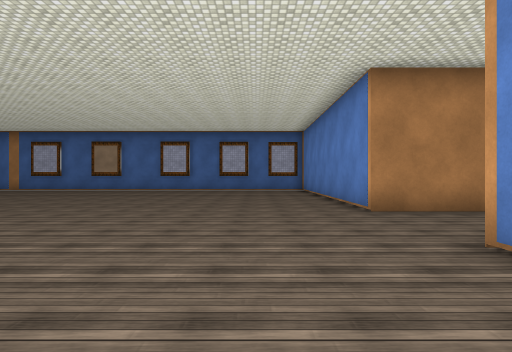
view 1 (above)

17 first-person views from a walk through a 3-D level made in the Unity game engine. The camera is 1.4 m above the floor, looks level and sees 80° across. The floor is counted in squares, 2 m on a side. Each view is taken from the middle of a square. On the plan, view 1 faces up. The plan holds only what a view shows up to about 10 squares ahead; the rest is blank. The player character is not drawn. Some surface patterns are stand-ins.

view 2
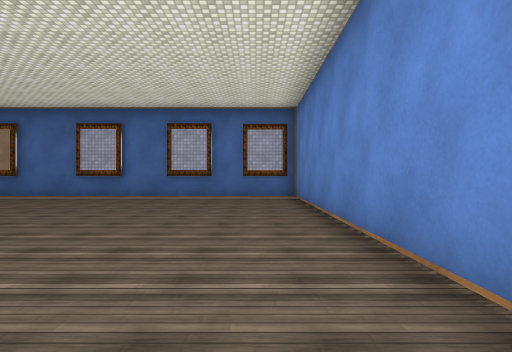

view 3
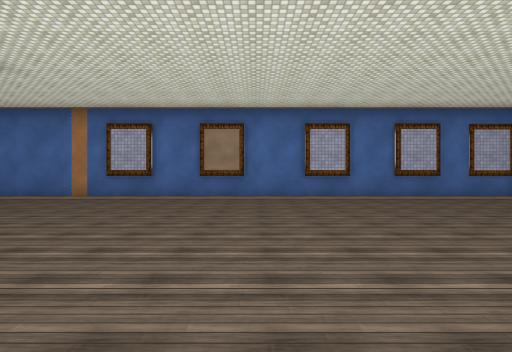

view 4
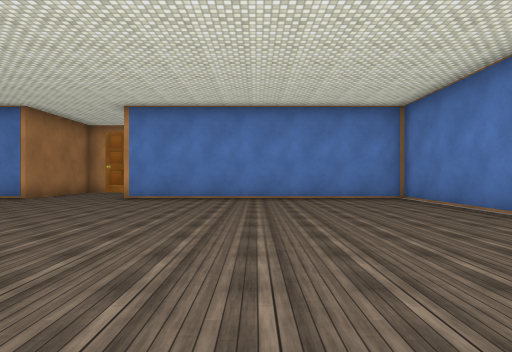

view 5
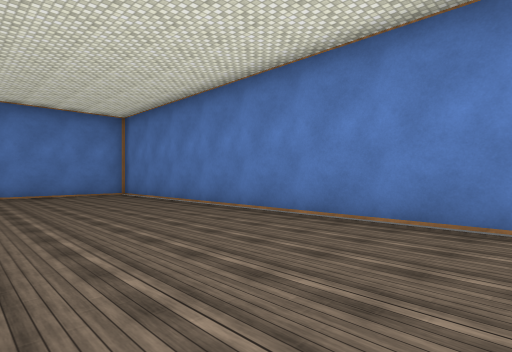

view 6
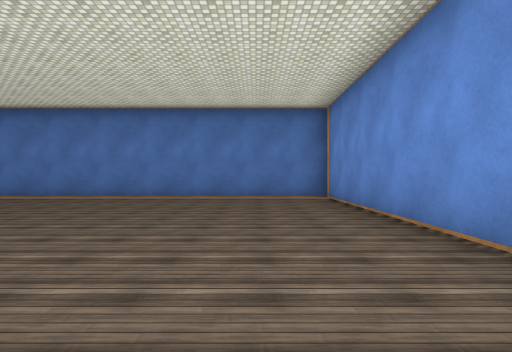

view 7
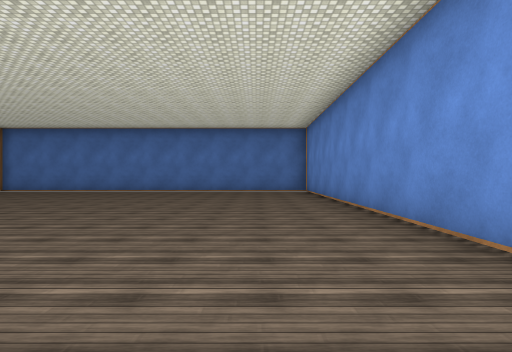

view 8
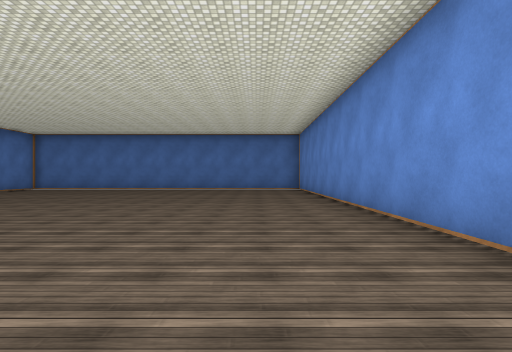

view 9
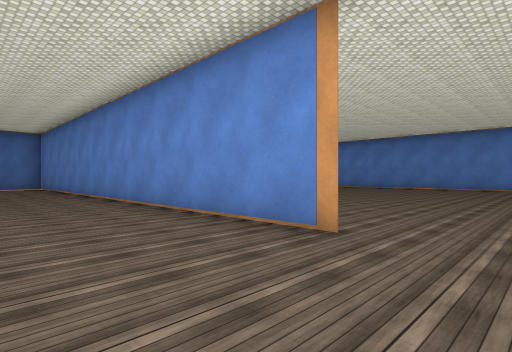

view 10
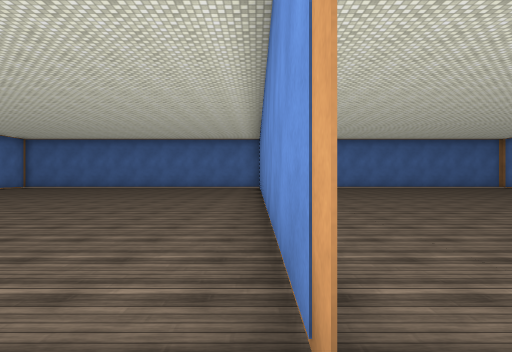

view 11
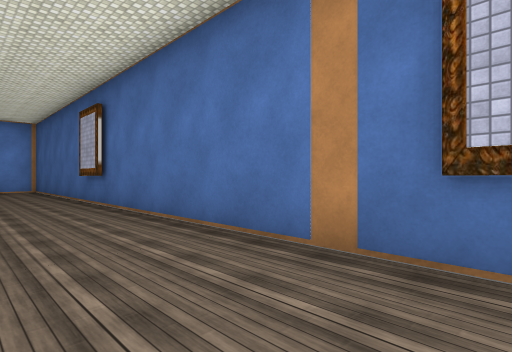

view 12
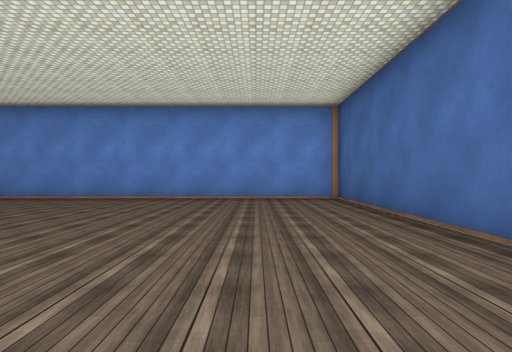

view 13
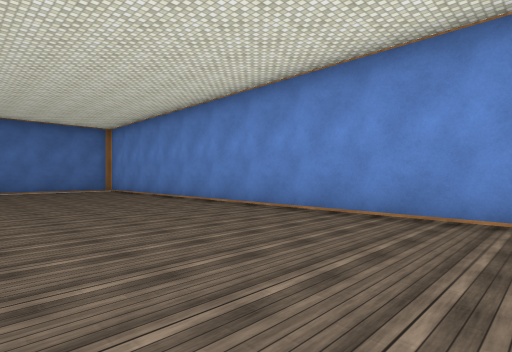

view 14
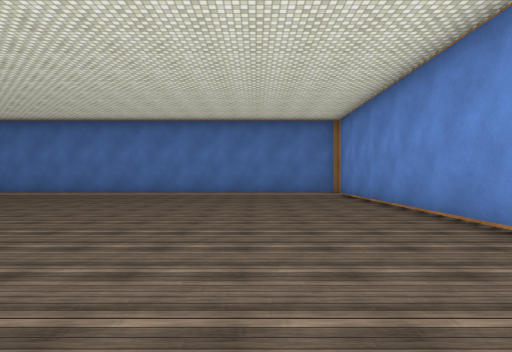

view 15
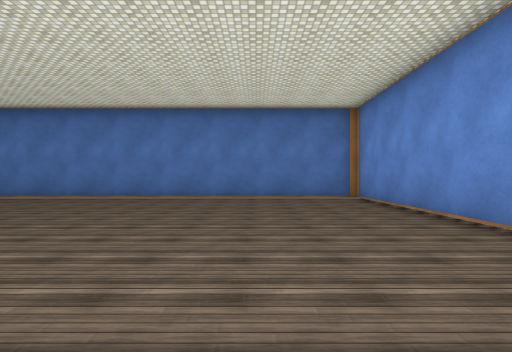

view 16
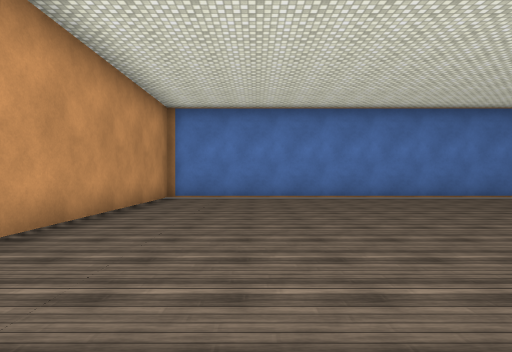

view 17
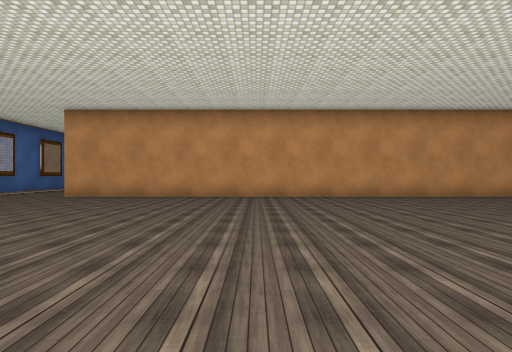

### Floor plan
Points are (right, up) in squares from view 1. A wall is a line through its corners. A room is listed if a view was taken in it or the views show most of it. See-through windows are left out.
Room 1 (views 1, 2, 3, 4, 5, 6, 7, 8, 9)
walls: (4.5, 6) (2.2, 6) (2.2, 14.5) (-9.5, 14.5); (-11.2, 11.2) (-11.2, -5.4); (-11, -5.5) (2.2, -5.5) (2.2, 3.1)
ways out: opening at (-10.3, 13) to room 2
Room 2 (views 10, 11, 12, 13, 14, 15, 16, 17)
walls: (-11.2, -5.5) (-11.2, 11.1); (-9.5, 14.5) (-25.1, 14.5) (-25.1, -5.5) (-11, -5.5)
ways out: opening at (-10.3, 13) to room 1

Positions as (right, up) in squares from view 1, and headings:
1: (0, 0), facing up
2: (1, 5), facing up
3: (-6, 5), facing up
4: (-7, -1), facing right
5: (-9, -1), facing down-right
6: (-9, 4), facing down
7: (-9, 8), facing down
8: (-9, 10), facing down
9: (-8, 13), facing down-left
10: (-11, 12), facing down
11: (-10, 12), facing up-left
12: (-16, 12), facing left
13: (-20, 9), facing down-left
14: (-22, 6), facing down
15: (-22, 4), facing down
16: (-14, 4), facing down
17: (-21, 5), facing right
